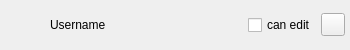
<?xml version="1.0" encoding="UTF-8"?>
<ui version="4.0">
 <class>OCC::ShareUserLine</class>
 <widget class="QWidget" name="OCC::ShareUserLine">
  <property name="geometry">
   <rect>
    <x>0</x>
    <y>0</y>
    <width>350</width>
    <height>45</height>
   </rect>
  </property>
  <property name="sizePolicy">
   <sizepolicy hsizetype="MinimumExpanding" vsizetype="Fixed">
    <horstretch>0</horstretch>
    <verstretch>0</verstretch>
   </sizepolicy>
  </property>
  <property name="autoFillBackground">
   <bool>true</bool>
  </property>
  <layout class="QHBoxLayout" name="horizontalLayout" stretch="0,0,2,2,2">
   <property name="spacing">
    <number>5</number>
   </property>
   <property name="leftMargin">
    <number>5</number>
   </property>
   <property name="topMargin">
    <number>5</number>
   </property>
   <property name="rightMargin">
    <number>5</number>
   </property>
   <property name="bottomMargin">
    <number>5</number>
   </property>
   <item>
    <widget class="QLabel" name="avatar">
     <property name="sizePolicy">
      <sizepolicy hsizetype="Maximum" vsizetype="Maximum">
       <horstretch>0</horstretch>
       <verstretch>0</verstretch>
      </sizepolicy>
     </property>
     <property name="minimumSize">
      <size>
       <width>40</width>
       <height>40</height>
      </size>
     </property>
     <property name="alignment">
      <set>Qt::AlignCenter</set>
     </property>
    </widget>
   </item>
   <item>
    <widget class="OCC::ElidedLabel" name="sharedWith">
     <property name="sizePolicy">
      <sizepolicy hsizetype="Ignored" vsizetype="Maximum">
       <horstretch>0</horstretch>
       <verstretch>0</verstretch>
      </sizepolicy>
     </property>
     <property name="text">
      <string>Username</string>
     </property>
     <property name="textFormat">
      <enum>Qt::PlainText</enum>
     </property>
    </widget>
   </item>
   <item>
    <widget class="QCheckBox" name="permissionsEdit">
     <property name="sizePolicy">
      <sizepolicy hsizetype="Maximum" vsizetype="Fixed">
       <horstretch>0</horstretch>
       <verstretch>0</verstretch>
      </sizepolicy>
     </property>
     <property name="text">
      <string>can edit</string>
     </property>
    </widget>
   </item>
   <item>
    <widget class="QToolButton" name="permissionToolButton">
     <property name="icon">
      <iconset resource="../../client.qrc">
       <normaloff>:/client/resources/more.svg</normaloff>:/client/resources/more.svg</iconset>
     </property>
    </widget>
   </item>
    </layout>
 </widget>
 <customwidgets>
  <customwidget>
   <class>OCC::ElidedLabel</class>
   <extends>QLabel</extends>
   <header>elidedlabel.h</header>
  </customwidget>
 </customwidgets>
 <resources>
  <include location="../../client.qrc"/>
 </resources>
 <connections/>
</ui>
